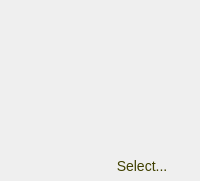
    <widget class="PlayerBox" name="groupBox2" native="true">
     <property name="sizePolicy">
      <sizepolicy hsizetype="Preferred" vsizetype="Preferred">
       <horstretch>12</horstretch>
       <verstretch>20</verstretch>
      </sizepolicy>
     </property>
     <property name="minimumSize">
      <size>
       <width>160</width>
       <height>180</height>
      </size>
     </property>
     <property name="styleSheet">
      <string notr="true"/>
     </property>
     <layout class="QVBoxLayout" name="verticalLayout_3">
      <property name="leftMargin">
       <number>0</number>
      </property>
      <property name="topMargin">
       <number>0</number>
      </property>
      <property name="rightMargin">
       <number>0</number>
      </property>
      <property name="bottomMargin">
       <number>0</number>
      </property>
      <item alignment="Qt::AlignTop">
       <widget class="QWidget" name="widget_7" native="true">
        <property name="layoutDirection">
         <enum>Qt::LeftToRight</enum>
        </property>
        <property name="styleSheet">
         <string notr="true"/>
        </property>
        <layout class="QHBoxLayout" name="horizontalLayout_4">
         <property name="leftMargin">
          <number>0</number>
         </property>
         <property name="topMargin">
          <number>0</number>
         </property>
         <property name="rightMargin">
          <number>0</number>
         </property>
         <property name="bottomMargin">
          <number>0</number>
         </property>
         <item alignment="Qt::AlignLeft|Qt::AlignTop">
          <widget class="MyCashLabel" name="textLabel_Cash2">
           <property name="sizePolicy">
            <sizepolicy hsizetype="Preferred" vsizetype="Preferred">
             <horstretch>0</horstretch>
             <verstretch>0</verstretch>
            </sizepolicy>
           </property>
           <property name="minimumSize">
            <size>
             <width>92</width>
             <height>75</height>
            </size>
           </property>
           <property name="maximumSize">
            <size>
             <width>92</width>
             <height>75</height>
            </size>
           </property>
           <property name="styleSheet">
            <string notr="true">margin-top: 10; margin-left:10; padding-top: 6; padding-left:10; font-size:14px; font-weight:bold; color:#ffff00; background-image:url(:/danuxi1/cash_background.png);
</string>
           </property>
           <property name="text">
            <string/>
           </property>
           <property name="textFormat">
            <enum>Qt::PlainText</enum>
           </property>
           <property name="alignment">
            <set>Qt::AlignLeading|Qt::AlignLeft|Qt::AlignTop</set>
           </property>
           <property name="margin">
            <number>0</number>
           </property>
           <property name="indent">
            <number>0</number>
           </property>
          </widget>
         </item>
         <item alignment="Qt::AlignRight|Qt::AlignTop">
          <widget class="QLabel" name="textLabel_Button2">
           <property name="sizePolicy">
            <sizepolicy hsizetype="Fixed" vsizetype="Fixed">
             <horstretch>0</horstretch>
             <verstretch>0</verstretch>
            </sizepolicy>
           </property>
           <property name="minimumSize">
            <size>
             <width>60</width>
             <height>65</height>
            </size>
           </property>
           <property name="styleSheet">
            <string notr="true"/>
           </property>
           <property name="text">
            <string/>
           </property>
          </widget>
         </item>
        </layout>
       </widget>
      </item>
      <item alignment="Qt::AlignBottom">
       <widget class="QWidget" name="widget_8" native="true">
        <layout class="QHBoxLayout" name="horizontalLayout_5">
         <property name="spacing">
          <number>0</number>
         </property>
         <property name="leftMargin">
          <number>0</number>
         </property>
         <property name="topMargin">
          <number>0</number>
         </property>
         <property name="rightMargin">
          <number>0</number>
         </property>
         <property name="bottomMargin">
          <number>0</number>
         </property>
         <item alignment="Qt::AlignLeft|Qt::AlignBottom">
          <widget class="QWidget" name="widget_9" native="true">
           <property name="sizePolicy">
            <sizepolicy hsizetype="Fixed" vsizetype="Fixed">
             <horstretch>0</horstretch>
             <verstretch>0</verstretch>
            </sizepolicy>
           </property>
           <property name="minimumSize">
            <size>
             <width>84</width>
             <height>100</height>
            </size>
           </property>
           <property name="maximumSize">
            <size>
             <width>90</width>
             <height>100</height>
            </size>
           </property>
           <property name="baseSize">
            <size>
             <width>90</width>
             <height>100</height>
            </size>
           </property>
           <property name="styleSheet">
            <string notr="true"/>
           </property>
           <widget class="MyCardsPixmapLabel" name="pixmapLabel_card2a">
            <property name="geometry">
             <rect>
              <x>15</x>
              <y>0</y>
              <width>48</width>
              <height>76</height>
             </rect>
            </property>
            <property name="sizePolicy">
             <sizepolicy hsizetype="Fixed" vsizetype="Fixed">
              <horstretch>0</horstretch>
              <verstretch>0</verstretch>
             </sizepolicy>
            </property>
            <property name="minimumSize">
             <size>
              <width>48</width>
              <height>76</height>
             </size>
            </property>
            <property name="styleSheet">
             <string notr="true"/>
            </property>
            <property name="text">
             <string/>
            </property>
           </widget>
           <widget class="MyCardsPixmapLabel" name="pixmapLabel_card2b">
            <property name="geometry">
             <rect>
              <x>36</x>
              <y>5</y>
              <width>48</width>
              <height>76</height>
             </rect>
            </property>
            <property name="sizePolicy">
             <sizepolicy hsizetype="Fixed" vsizetype="Fixed">
              <horstretch>0</horstretch>
              <verstretch>0</verstretch>
             </sizepolicy>
            </property>
            <property name="minimumSize">
             <size>
              <width>48</width>
              <height>76</height>
             </size>
            </property>
            <property name="styleSheet">
             <string notr="true"/>
            </property>
            <property name="text">
             <string/>
            </property>
           </widget>
          </widget>
         </item>
         <item>
          <widget class="QWidget" name="widget_11" native="true">
           <property name="sizePolicy">
            <sizepolicy hsizetype="Preferred" vsizetype="Preferred">
             <horstretch>9</horstretch>
             <verstretch>0</verstretch>
            </sizepolicy>
           </property>
           <property name="styleSheet">
            <string notr="true"/>
           </property>
           <layout class="QVBoxLayout" name="verticalLayout_4">
            <property name="spacing">
             <number>0</number>
            </property>
            <property name="leftMargin">
             <number>0</number>
            </property>
            <property name="topMargin">
             <number>0</number>
            </property>
            <property name="rightMargin">
             <number>0</number>
            </property>
            <property name="bottomMargin">
             <number>0</number>
            </property>
            <item alignment="Qt::AlignTop">
             <widget class="QLabel" name="textLabel_Status2">
              <property name="sizePolicy">
               <sizepolicy hsizetype="Preferred" vsizetype="Fixed">
                <horstretch>0</horstretch>
                <verstretch>0</verstretch>
               </sizepolicy>
              </property>
              <property name="minimumSize">
               <size>
                <width>0</width>
                <height>30</height>
               </size>
              </property>
              <property name="styleSheet">
               <string notr="true"/>
              </property>
              <property name="text">
               <string/>
              </property>
              <property name="pixmap">
               <pixmap resource="resources/pokerth.qrc">:/misc/actionpics/action_winner.png</pixmap>
              </property>
              <property name="alignment">
               <set>Qt::AlignCenter</set>
              </property>
             </widget>
            </item>
            <item>
             <widget class="QWidget" name="widget_12" native="true">
              <property name="styleSheet">
               <string notr="true"/>
              </property>
             </widget>
            </item>
            <item alignment="Qt::AlignBottom">
             <widget class="MyActionButton" name="selectPlayer2">
              <property name="enabled">
               <bool>false</bool>
              </property>
              <property name="sizePolicy">
               <sizepolicy hsizetype="Preferred" vsizetype="Fixed">
                <horstretch>0</horstretch>
                <verstretch>0</verstretch>
               </sizepolicy>
              </property>
              <property name="minimumSize">
               <size>
                <width>60</width>
                <height>30</height>
               </size>
              </property>
              <property name="maximumSize">
               <size>
                <width>9999</width>
                <height>30</height>
               </size>
              </property>
              <property name="focusPolicy">
               <enum>Qt::TabFocus</enum>
              </property>
              <property name="toolTip">
               <string>&lt;html&gt;&lt;head/&gt;&lt;body&gt;&lt;p&gt;Select a video for the opponent&lt;/p&gt;&lt;/body&gt;&lt;/html&gt;</string>
              </property>
              <property name="styleSheet">
               <string notr="true">QPushButton {
	border-image: url(:/danuxi1/playeraction_violet.png) 8 8 8 8;
    border-top: 8px transparent;
    border-bottom: 8px transparent;
    border-right: 8px transparent;
    border-left: 8px transparent;
	font-size:14px; color: #e0e000
}
QPushButton:hover {
	border-image: url(://danuxi1/playeraction_violet_hover.png) 8 8 8 8;
    border-top: 8px transparent;
    border-bottom: 8px transparent;
    border-right: 8px transparent;
    border-left: 8px transparent;
	font-size:14px;
	color: #ffff40
}
QPushButton:disabled {
	border-image: url(://danuxi1/playeraction_violet.png) 8 8 8 8;
    border-top: 8px transparent;
    border-bottom: 8px transparent;
    border-right: 8px transparent;
    border-left: 8px transparent;
	font-size:14px;
	color: #404000
}
QPushButton[attention=&quot;start&quot;] {
	border-image: url(:/danuxi1/playeraction_yellow.png) 8 8 8 8;
    border-top: 8px transparent;
    border-bottom: 8px transparent;
    border-right: 8px transparent;
    border-left: 8px transparent;
	font-size:14px;
    color:#ffff00
}
QPushButton:hover[attention=&quot;start&quot;] {
	border-image: url(:/danuxi1/playeraction_yellow_hover.png) 8 8 8 8;
    border-top: 8px transparent;
    border-bottom: 8px transparent;
    border-right: 8px transparent;
    border-left: 8px transparent;
	font-size:14px;
    color:#ffff00
}
</string>
              </property>
              <property name="text">
               <string>Select...</string>
              </property>
             </widget>
            </item>
           </layout>
          </widget>
         </item>
        </layout>
       </widget>
      </item>
     </layout>
    </widget>
